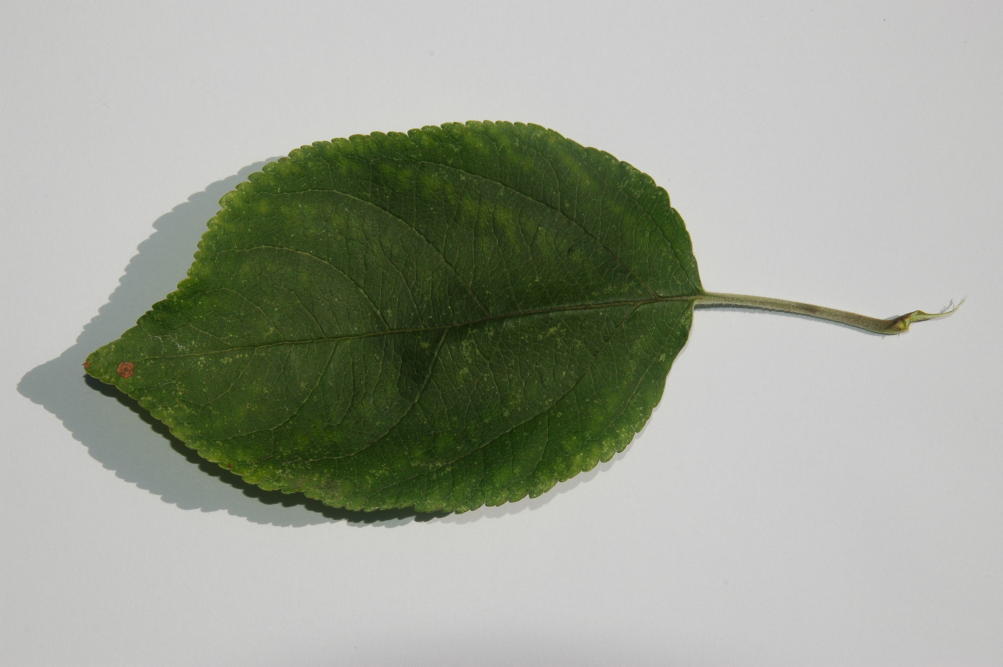
#> input picture Python/src/masterarbeit/DSC_5820.JPG, 3008 x 2000 px (shown at 1/3 size)
$ python -i helpers.py   (imports and definitions only)   (older library calls are emulated)
#> lines starting #> are read from the running program, lines starting #| are printed output that depends on the picture
#> further down, picture is the input picture: shape (2000, 3008, 3); mean B, G, R 151.8, 164, 159.2
'''
contains auxiliary functions for reading and segmenting files

(c) 2017, Christoph Franke

this file is part of the master thesis
"Computergestuetzte Identifikation von Pflanzen anhand ihrer Blattmerkmale"
'''
__author__ = "Christoph Franke"

import numpy as np
import cv2

def simple_binarize(segmented_image):
    gray = cv2.cvtColor(segmented_image, cv2.COLOR_BGR2GRAY)
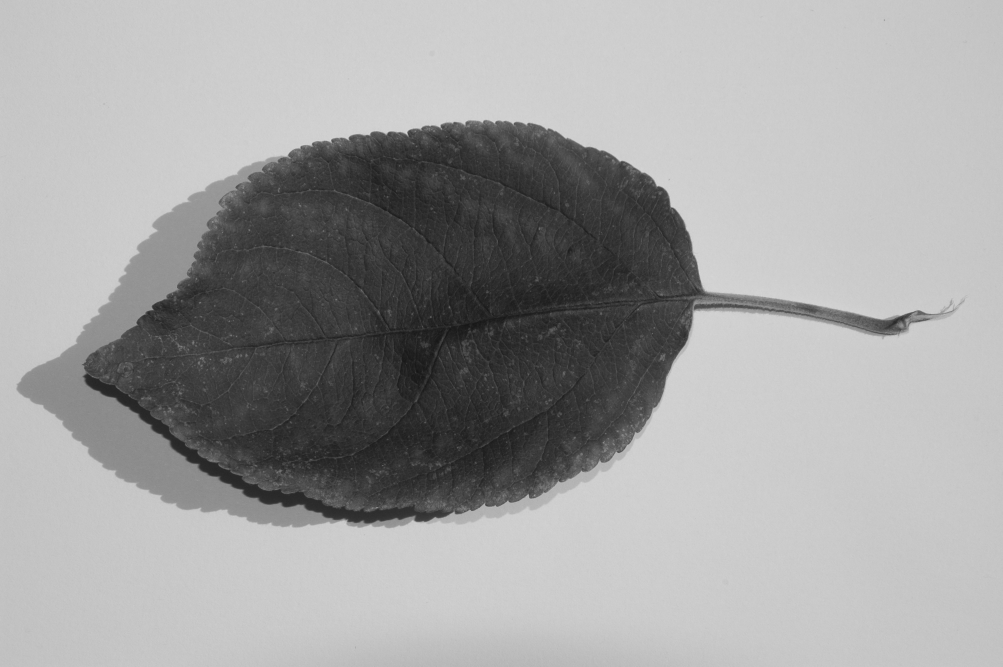
#> gray: shape (2000, 3008) (shown at 1/3 size); min 19, max 222, mean 161.2
    gray[gray >= 230] = 0
    binary = np.clip(gray, 0, 1)
#> binary: shape (2000, 3008); every value is 1
    return binary

def remove_small_objects(binary, min_area):
    binary = binary.copy()
    i, contours, h = cv2.findContours(binary, cv2.RETR_TREE,
                                      cv2.CHAIN_APPROX_SIMPLE)
    for contour in contours:
        area = cv2.contourArea(contour);
        if (abs(area) < min_area):
            binary = cv2.drawContours(binary, [contour], 0, 0,
                                      thickness=cv2.FILLED)
    return binary

def fill_holes(binary):
    filled = binary.copy().astype(np.uint8)
    mask = np.zeros((filled.shape[0]+2, filled.shape[1]+2), np.uint8)
    # that value should not appear in a binary image (0, 255 or 1)
    fill_code = 75
    # fill image
    cv2.floodFill(filled, mask, (0,0), fill_code)
    # everything that was not filled belongs to the object
    filled[filled != fill_code] = binary.max()
    filled[filled == fill_code] = 0
    return filled

def remove_thin_objects(segmented_image):
    binary = simple_binarize(segmented_image)
    process_width = 800
    res_factor = process_width / binary.shape[1]
#> res_factor = 0.266
    new_shape = (int(binary.shape[1] * res_factor),
                 int(binary.shape[0] * res_factor))
#> new_shape = (800, 531)
    resized = cv2.resize(binary, new_shape)
#> resized: shape (531, 800); every value is 1
    disk_kernel = cv2.getStructuringElement(cv2.MORPH_ELLIPSE, (15, 15))
    eroded = cv2.erode(resized, disk_kernel)

    # dilate with much bigger structuring element ('blow it up'),
    # because relevant details might also get lost in erosion
    # (e.g. leaf tips)
    disk_kernel = cv2.getStructuringElement(cv2.MORPH_ELLIPSE, (25, 25))
    dilated = cv2.dilate(eroded, disk_kernel)

    # sometimes parts of the stem remain (esp. the thicker base) -> remove them
    rem = remove_small_objects(dilated, 10000)
#> in remove_small_objects, `i, contours, h = cv2.findContours(binary, cv2.RETR_TREE, cv2.CHAIN_APP..`: contours = [[[0, 0], [0, 530], [799, 530], [799, 0]]]; h = [[-1, -1, -1, -1]]
#> the loop in remove_small_objects, `for contour in contours:` made 1 pass
#> (contour, area) on pass 1: ([[0, 0], [0, 530], [799, 530], [799, 0]], 423470)
    rem = rem.astype(np.uint8)

    # combine more detailed binary with 'blown up' binary
    rem_resized = cv2.resize(rem, (binary.shape[1], binary.shape[0]))
    masked_binary = mask(binary, rem_resized)
    masked_seg = mask(segmented_image, masked_binary)
    return crop(masked_seg)

def mask(image, binary):
    binary = np.clip(binary, 0, 1)
    if len(image.shape) == 3:
        masked = image.copy()
        for i in range(masked.shape[2]):
            masked[:, :, i] = np.multiply(masked[:, :, i], binary)
    else:
        masked = image * binary
    return masked

def bounding_box(binary):
    '''
    returns bounding box of given binary image (aroud all pixels != 0)
    (x1, y1, x2, y2) where (x1,y1) is upper left point and (x2, y2) lower right
    point of bounding box
    '''
    rows = np.any(binary, axis=1)
#> rows = 2000 rows, first 8: [True, True, True], [True, True, True], [True, True, True], [True, True, True], [True, True, True], [True, True, True], [True, True, True], [True, True, True]
    cols = np.any(binary, axis=0)
    ymin, ymax = np.where(rows)[0][[0, -1]]
#> ymin = 0; ymax = 1999
    xmin, xmax = np.where(cols)[0][[0, -1]]
#> xmin = 0; xmax = 3007

    return xmin, ymin, xmax, ymax

def crop(image, border=0):
    x1, y1, x2, y2 = bounding_box(image)
#> x1 = 0; y1 = 0; x2 = 3007; y2 = 1999
    x1 = max(x1 - border, 0)
    y1 = max(y1 - border, 0)
    x2 = min(x2 + border, image.shape[1])
    y2 = min(y2 + border, image.shape[0])
    cropped = image[y1: y2, x1: x2]
    # background white rather than black
    image[image==0] = 255
    return cropped

def read_image(filename):
    pixel_array = cv2.imread(filename, cv2.IMREAD_COLOR)
    cv2.cvtColor(pixel_array, cv2.COLOR_BGR2RGB, pixel_array)
    return pixel_array

def write_image(image, filename):
    pixels = image.copy()
    try:
        cv2.cvtColor(pixels, cv2.COLOR_RGB2BGR, pixels)
    except:
        pass
    success = cv2.imwrite(filename, pixels)
    return success

>>> import cv2
>>> picture = cv2.imread('../../DSC_5820.JPG')
>>> result = remove_thin_objects(picture)
